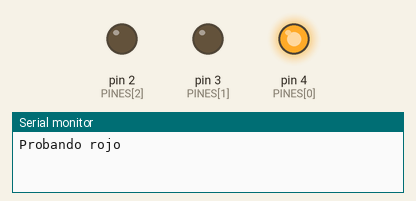
Simulated run of this sketch. Board: Arduino Uno, built with avr-gcc and run on an emulated ATmega328P. Shown: output pins drawn as LEDs (lit = HIGH), the last lines printed to the serial monitor.

Above: at 0.15 s.
At 0.75 s:
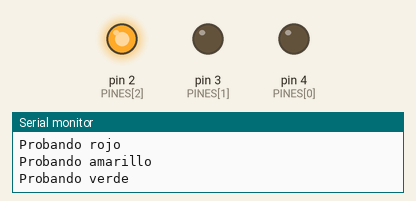
At 2.05 s:
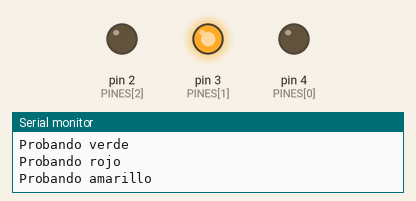
At 2.8 s:
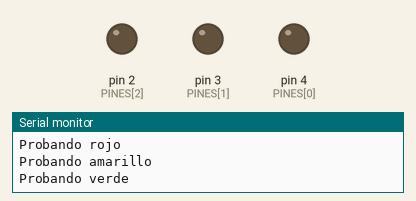
Timing chart, 0 to 3.7 s (numbered marks = the images above):
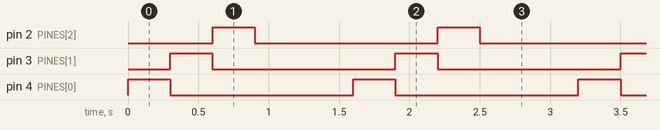

The sketch:

semaforo-ej-prueba-leds.ino
```cpp
// Ejemplo: enciende cada LED un momento, de uno en uno, y lo anuncia.
const int PINES[] = {4, 3, 2};               // rojo, amarillo, verde
const char *NOMBRES[] = {"rojo", "amarillo", "verde"};

void setup() {
  for (int i = 0; i < 3; i++) pinMode(PINES[i], OUTPUT);
  Serial.begin(9600);
}

void loop() {
  for (int i = 0; i < 3; i++) {
    Serial.print("Probando ");
    Serial.println(NOMBRES[i]);
    digitalWrite(PINES[i], HIGH);
    delay(300);
    digitalWrite(PINES[i], LOW);
  }
  delay(700);
}
```

Measured:
- by itself, pin 2 (PINES[2]), pin 3 (PINES[1]), pin 4 (PINES[0]): alternates HIGH for 0.30 s and LOW for 1.3 s
- by itself, everything shown: repeats every 1.6 s, in 4 steps
